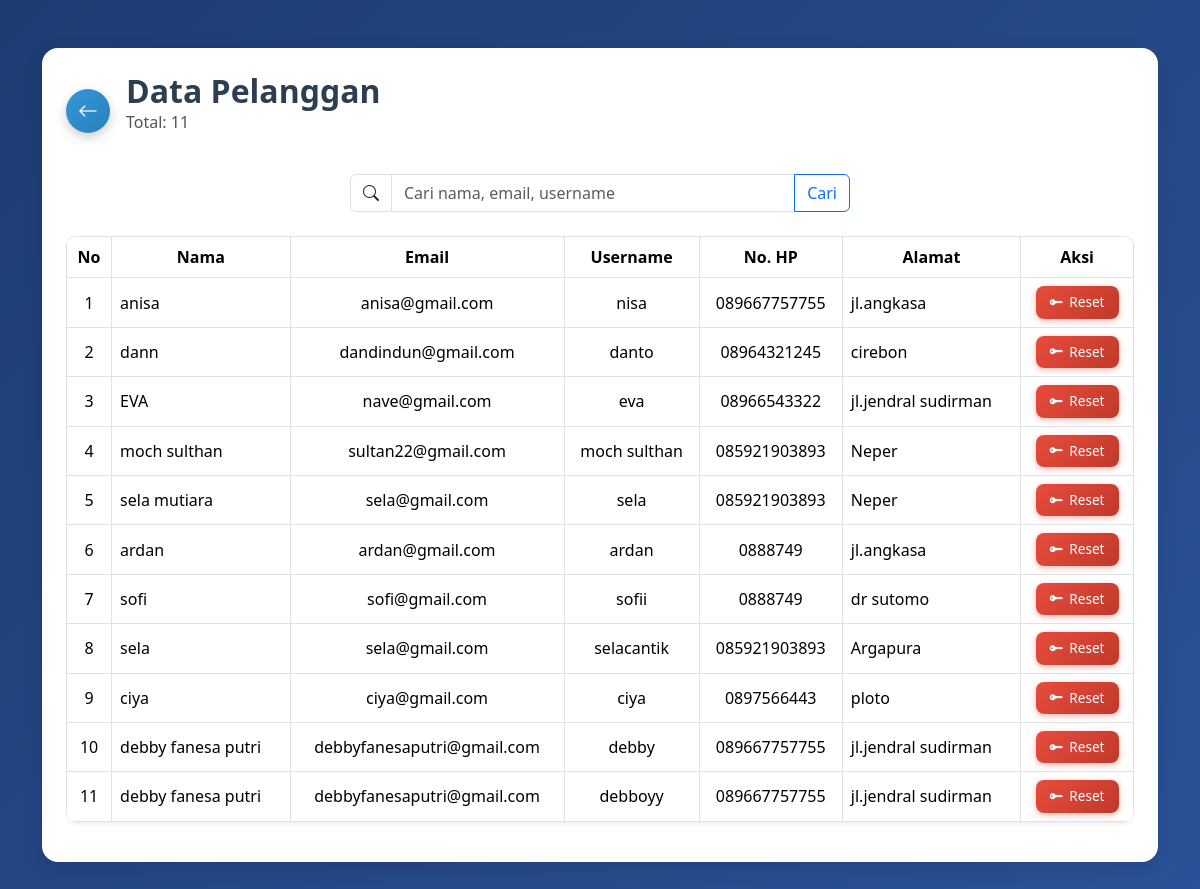
Page /data_pelanggan.php on the committed database.
### tables this page shows
CREATE TABLE `users` (
  `id` int NOT NULL,
  `nama` varchar(255) DEFAULT NULL,
  `email` varchar(255) DEFAULT NULL,
  `profile_picture` varchar(255) DEFAULT NULL,
  `username` varchar(255) DEFAULT NULL,
  `password` varchar(255) DEFAULT NULL,
  `hp` varchar(255) DEFAULT NULL,
  `alamat` varchar(255) DEFAULT NULL,
  `role` enum('admin','pelanggan') DEFAULT NULL
);

### data_pelanggan.php (the view, shortened to what this page needs)
<?php
include "config.php";
$search = isset($_GET['search']) ? trim($_GET['search']) : '';
$where = "";
$result = mysqli_query($koneksi, "SELECT * FROM users WHERE role = 'pelanggan' $where ORDER BY id DESC");
$totalRows = mysqli_num_rows($result);
?>
<!DOCTYPE html>
<html lang="id">
<head>
  <link href="https://cdn.jsdelivr.net/npm/bootstrap@5.3.2/dist/css/bootstrap.min.css" rel="stylesheet">
  <link href="https://cdn.jsdelivr.net/npm/bootstrap-icons/font/bootstrap-icons.css" rel="stylesheet">
</head>
<body>
<div class="container my-5">
  <div class="card-custom">
    <div class="d-flex align-items-center mb-4 gap-3">
      <a href="dashboard_admin.php" class="btn-back">
        <i class="bi bi-arrow-left"></i>
      </a>
      <div>
        <h2 class="mb-0">Data Pelanggan</h2>
        <p class="total-info">Total: <?= $totalRows ?></p>
      </div>
    </div>
    <form class="search-bar d-flex justify-content-center mb-4" method="get" action="">
      <div class="input-group" style="max-width:500px;">
        <span class="input-group-text bg-white"><i class="bi bi-search"></i></span>
        <input
          type="text"
          name="search"
          class="form-control"
          placeholder="Cari nama, email, username"
          value="<?= htmlspecialchars($search) ?>">
        <button class="btn btn-outline-primary" type="submit">Cari</button>
      </div>
    </form>
    <div class="table-responsive">
      <table class="table table-bordered align-middle text-center shadow-sm">
        <thead>
          <tr>
            <th>No</th>
            <th>Nama</th>
            <th>Email</th>
            <th>Username</th>
            <th>No. HP</th>
            <th>Alamat</th>
            <th>Aksi</th>
          </tr>
        </thead>
        <tbody>
          <?php
          $no = 1;
          if ($totalRows > 0):
            while($row = mysqli_fetch_assoc($result)) { ?>
              <tr>
                <td><?= $no++; ?></td>
                <td class="text-start"><?= htmlspecialchars($row['nama']); ?></td>
                <td><?= htmlspecialchars($row['email']); ?></td>
                <td><?= htmlspecialchars($row['username']); ?></td>
                <td><?= htmlspecialchars($row['hp']); ?></td>
                <td class="text-start"><?= htmlspecialchars($row['alamat']); ?></td>
                <td>
                  <button
                    class="btn-reset"
                    onclick="resetPassword(<?= $row['id']; ?>, '<?= htmlspecialchars($row['nama']); ?>')">
                    <i class="bi bi-key-fill"></i> Reset
                  </button>
                </td>
              </tr>
          <?php } else: ?>
            <tr>
              <td colspan="7" class="text-center text-muted">Tidak ada data pelanggan</td>
            </tr>
          <?php endif; ?>
        </tbody>
      </table>
    </div>
  </div>
</div>
</body>
</html>

### data_pelanggan.php (style rules this page uses)
body { background: linear-gradient(135deg, #1e3c72, #2a5298); font-family: "Segoe UI", sans-serif; color: #2c3e50; min-height: 100vh; }
h2 { font-weight: 600; color: #2c3e50; margin-bottom: 20px; }
.card-custom { background: #fff; border-radius: 16px; box-shadow: 0 6px 20px rgba(0,0,0,0.12); padding: 24px; }
thead { background: linear-gradient(135deg, #3498db, #2980b9) !important; color: white; }
.btn-reset { border-radius: 8px; padding: 6px 14px; font-size: 0.85rem; display: inline-flex; align-items: center; gap: 6px; background: linear-gradient(135deg, #e74c3c, #c0392b); border: none; color: white; transition: all 0.25s ease; box-shadow: 0 2px 6px rgba(231,76,60,0.4); }
.btn-back { border-radius: 50%; width: 44px; height: 44px; display: flex; align-items: center; justify-content: center; background: linear-gradient(135deg, #3498db, #2980b9); color: white; font-size: 1.25rem; border: none; transition: all 0.25s ease; text-decoration: none; box-shadow: 0 4px 12px rgba(0,0,0,0.2); }
table { border-radius: 10px; overflow: hidden; }
.total-info { font-weight: 500; color: #555; }

### rows in the picture
users: nama "anisa", email "anisa@gmail.com", username "nisa", hp "089667757755", alamat "jl.angkasa"
users: nama "dann", email "dandindun@gmail.com", username "danto", hp "08964321245", alamat "cirebon"
users: nama "EVA", email "nave@gmail.com", username "eva", hp "08966543322", alamat "jl.jendral sudirman"
users: nama "moch sulthan", email "sultan22@gmail.com", username "moch sulthan", hp "085921903893", alamat "Neper"
users: nama "sela mutiara", email "sela@gmail.com", username "sela", hp "085921903893", alamat "Neper"
users: nama "ardan", email "ardan@gmail.com", username "ardan", hp "0888749", alamat "jl.angkasa"
users: nama "sofi", email "sofi@gmail.com", username "sofii", hp "0888749", alamat "dr sutomo"
users: nama "sela", email "sela@gmail.com", username "selacantik", hp "085921903893", alamat "Argapura"
users: nama "ciya", email "ciya@gmail.com", username "ciya", hp "0897566443", alamat "ploto"
users: nama "debby fanesa putri", email "debbyfanesaputri@gmail.com", username "debby", hp "089667757755", alamat "jl.jendral sudirman"
users: nama "debby fanesa putri", email "debbyfanesaputri@gmail.com", username "debboyy", hp "089667757755", alamat "jl.jendral sudirman"

### other values in the picture
$totalRows "11"
